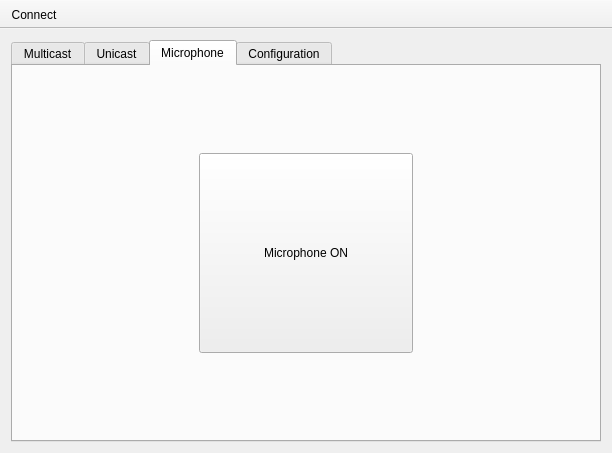
<?xml version="1.0" encoding="UTF-8"?>
<ui version="4.0">
 <class>MainWindow</class>
 <widget class="QMainWindow" name="MainWindow">
  <property name="geometry">
   <rect>
    <x>0</x>
    <y>0</y>
    <width>612</width>
    <height>453</height>
   </rect>
  </property>
  <property name="maximumSize">
   <size>
    <width>793</width>
    <height>548</height>
   </size>
  </property>
  <property name="windowTitle">
   <string>Comm Audio</string>
  </property>
  <widget class="QWidget" name="centralWidget">
   <layout class="QVBoxLayout" name="verticalLayout">
    <item>
     <widget class="QTabWidget" name="tabWidget">
      <property name="enabled">
       <bool>true</bool>
      </property>
      <property name="tabPosition">
       <enum>QTabWidget::North</enum>
      </property>
      <property name="currentIndex">
       <number>2</number>
      </property>
      <property name="iconSize">
       <size>
        <width>16</width>
        <height>16</height>
       </size>
      </property>
      <widget class="QWidget" name="tab_5">
       <attribute name="title">
        <string>Multicast</string>
       </attribute>
       <layout class="QHBoxLayout" name="horizontalLayout_4">
        <item>
         <layout class="QGridLayout" name="gridLayout_2">
          <item row="0" column="1">
           <widget class="QLabel" name="mCurrentSongLabel">
            <property name="font">
             <font>
              <pointsize>12</pointsize>
             </font>
            </property>
            <property name="text">
             <string>Unknown</string>
            </property>
            <property name="alignment">
             <set>Qt::AlignLeading|Qt::AlignLeft|Qt::AlignVCenter</set>
            </property>
           </widget>
          </item>
          <item row="1" column="1">
           <widget class="QLabel" name="mCurrentArtistLabel">
            <property name="font">
             <font>
              <pointsize>12</pointsize>
             </font>
            </property>
            <property name="text">
             <string>Unknown</string>
            </property>
           </widget>
          </item>
          <item row="2" column="1">
           <widget class="QLabel" name="mCurrentAlbumLabel">
            <property name="font">
             <font>
              <pointsize>12</pointsize>
             </font>
            </property>
            <property name="text">
             <string>Unknown</string>
            </property>
           </widget>
          </item>
          <item row="2" column="0">
           <widget class="QLabel" name="label_3">
            <property name="sizePolicy">
             <sizepolicy hsizetype="Maximum" vsizetype="Preferred">
              <horstretch>0</horstretch>
              <verstretch>0</verstretch>
             </sizepolicy>
            </property>
            <property name="font">
             <font>
              <pointsize>12</pointsize>
             </font>
            </property>
            <property name="text">
             <string>Album:</string>
            </property>
           </widget>
          </item>
          <item row="1" column="0">
           <widget class="QLabel" name="label_2">
            <property name="sizePolicy">
             <sizepolicy hsizetype="Maximum" vsizetype="Preferred">
              <horstretch>0</horstretch>
              <verstretch>0</verstretch>
             </sizepolicy>
            </property>
            <property name="font">
             <font>
              <pointsize>12</pointsize>
             </font>
            </property>
            <property name="text">
             <string>Artist:</string>
            </property>
           </widget>
          </item>
          <item row="0" column="0">
           <widget class="QLabel" name="label">
            <property name="sizePolicy">
             <sizepolicy hsizetype="Maximum" vsizetype="Preferred">
              <horstretch>0</horstretch>
              <verstretch>0</verstretch>
             </sizepolicy>
            </property>
            <property name="font">
             <font>
              <pointsize>12</pointsize>
             </font>
            </property>
            <property name="text">
             <string>Song:</string>
            </property>
           </widget>
          </item>
         </layout>
        </item>
        <item>
         <widget class="Line" name="line">
          <property name="orientation">
           <enum>Qt::Vertical</enum>
          </property>
         </widget>
        </item>
        <item>
         <widget class="QWidget" name="verticalWidget" native="true">
          <property name="sizePolicy">
           <sizepolicy hsizetype="Maximum" vsizetype="Preferred">
            <horstretch>0</horstretch>
            <verstretch>0</verstretch>
           </sizepolicy>
          </property>
          <layout class="QVBoxLayout" name="verticalLayout_2">
           <item>
            <widget class="QSlider" name="volumeMulticast">
             <property name="sizePolicy">
              <sizepolicy hsizetype="Fixed" vsizetype="Expanding">
               <horstretch>0</horstretch>
               <verstretch>0</verstretch>
              </sizepolicy>
             </property>
             <property name="maximum">
              <number>100</number>
             </property>
             <property name="pageStep">
              <number>1</number>
             </property>
             <property name="value">
              <number>100</number>
             </property>
             <property name="orientation">
              <enum>Qt::Vertical</enum>
             </property>
            </widget>
           </item>
           <item>
            <widget class="QLabel" name="label_4">
             <property name="font">
              <font>
               <pointsize>12</pointsize>
              </font>
             </property>
             <property name="text">
              <string>Vol</string>
             </property>
            </widget>
           </item>
          </layout>
         </widget>
        </item>
       </layout>
      </widget>
      <widget class="QWidget" name="tab">
       <attribute name="title">
        <string>Unicast</string>
       </attribute>
       <layout class="QHBoxLayout" name="horizontalLayout_5">
        <item>
         <layout class="QVBoxLayout" name="verticalLayout_6">
          <item>
           <layout class="QHBoxLayout" name="horizontalLayout">
            <property name="spacing">
             <number>0</number>
            </property>
            <item>
             <widget class="QListWidget" name="uPlayList">
              <property name="minimumSize">
               <size>
                <width>20</width>
                <height>0</height>
               </size>
              </property>
              <property name="maximumSize">
               <size>
                <width>20</width>
                <height>16777215</height>
               </size>
              </property>
              <property name="font">
               <font>
                <weight>75</weight>
                <bold>true</bold>
               </font>
              </property>
              <property name="styleSheet">
               <string notr="true">border-style:solid;
border-color: black;
border-top-width: 1px;
border-left-width: 1px;
border-bottom-width:1px;</string>
              </property>
              <property name="selectionMode">
               <enum>QAbstractItemView::NoSelection</enum>
              </property>
              <property name="selectionRectVisible">
               <bool>true</bool>
              </property>
             </widget>
            </item>
            <item>
             <widget class="QListWidget" name="uDownloadList">
              <property name="minimumSize">
               <size>
                <width>20</width>
                <height>0</height>
               </size>
              </property>
              <property name="maximumSize">
               <size>
                <width>20</width>
                <height>16777215</height>
               </size>
              </property>
              <property name="font">
               <font>
                <weight>75</weight>
                <bold>true</bold>
               </font>
              </property>
              <property name="styleSheet">
               <string notr="true">border-style:solid;
border-color: black;
border-top-width: 1px;
border-bottom-width:1px;</string>
              </property>
              <property name="selectionMode">
               <enum>QAbstractItemView::NoSelection</enum>
              </property>
              <property name="selectionRectVisible">
               <bool>true</bool>
              </property>
             </widget>
            </item>
            <item>
             <widget class="QListWidget" name="uSongList">
              <property name="styleSheet">
               <string notr="true">border-style:solid;
border-color: black;
border-top-width: 1px;
border-right-width: 1px;
border-bottom-width:1px;</string>
              </property>
              <property name="selectionRectVisible">
               <bool>false</bool>
              </property>
             </widget>
            </item>
           </layout>
          </item>
          <item>
           <layout class="QHBoxLayout" name="horizontalLayout_2">
            <item>
             <widget class="QPushButton" name="uPlayButton">
              <property name="text">
               <string>Play</string>
              </property>
             </widget>
            </item>
            <item>
             <widget class="QPushButton" name="uDownloadButton">
              <property name="text">
               <string>Download</string>
              </property>
             </widget>
            </item>
           </layout>
          </item>
         </layout>
        </item>
        <item>
         <widget class="Line" name="line_2">
          <property name="orientation">
           <enum>Qt::Vertical</enum>
          </property>
         </widget>
        </item>
        <item>
         <widget class="QWidget" name="verticalWidget_2" native="true">
          <property name="sizePolicy">
           <sizepolicy hsizetype="Maximum" vsizetype="Preferred">
            <horstretch>0</horstretch>
            <verstretch>0</verstretch>
           </sizepolicy>
          </property>
          <layout class="QVBoxLayout" name="verticalLayout_3">
           <item>
            <widget class="QSlider" name="volumeUnicast">
             <property name="maximum">
              <number>100</number>
             </property>
             <property name="pageStep">
              <number>1</number>
             </property>
             <property name="value">
              <number>100</number>
             </property>
             <property name="orientation">
              <enum>Qt::Vertical</enum>
             </property>
            </widget>
           </item>
           <item>
            <widget class="QLabel" name="label_5">
             <property name="font">
              <font>
               <pointsize>12</pointsize>
              </font>
             </property>
             <property name="text">
              <string>Vol</string>
             </property>
            </widget>
           </item>
          </layout>
         </widget>
        </item>
       </layout>
      </widget>
      <widget class="QWidget" name="tab_3">
       <attribute name="title">
        <string>Microphone</string>
       </attribute>
       <layout class="QGridLayout" name="gridLayout">
        <item row="0" column="0">
         <widget class="QPushButton" name="micButton">
          <property name="minimumSize">
           <size>
            <width>214</width>
            <height>200</height>
           </size>
          </property>
          <property name="maximumSize">
           <size>
            <width>214</width>
            <height>200</height>
           </size>
          </property>
          <property name="text">
           <string>Microphone ON</string>
          </property>
         </widget>
        </item>
       </layout>
      </widget>
      <widget class="QWidget" name="tab_2">
       <attribute name="title">
        <string>Configuration</string>
       </attribute>
       <layout class="QVBoxLayout" name="verticalLayout_4">
        <item>
         <layout class="QFormLayout" name="formLayout">
          <item row="0" column="0">
           <widget class="QLabel" name="cIPAddressLabel">
            <property name="font">
             <font>
              <pointsize>12</pointsize>
             </font>
            </property>
            <property name="text">
             <string>IP Address:</string>
            </property>
           </widget>
          </item>
          <item row="0" column="1">
           <widget class="QLineEdit" name="cIPAddressText">
            <property name="enabled">
             <bool>true</bool>
            </property>
            <property name="font">
             <font>
              <pointsize>12</pointsize>
             </font>
            </property>
           </widget>
          </item>
          <item row="1" column="0">
           <widget class="QLabel" name="cPortLabel">
            <property name="font">
             <font>
              <pointsize>12</pointsize>
             </font>
            </property>
            <property name="text">
             <string>Port:</string>
            </property>
            <property name="alignment">
             <set>Qt::AlignRight|Qt::AlignTrailing|Qt::AlignVCenter</set>
            </property>
           </widget>
          </item>
          <item row="1" column="1">
           <widget class="QLineEdit" name="cPortText">
            <property name="font">
             <font>
              <pointsize>12</pointsize>
             </font>
            </property>
           </widget>
          </item>
          <item row="2" column="0">
           <widget class="QLabel" name="cFilepathLabel">
            <property name="font">
             <font>
              <pointsize>12</pointsize>
             </font>
            </property>
            <property name="text">
             <string>Download path:</string>
            </property>
            <property name="alignment">
             <set>Qt::AlignRight|Qt::AlignTrailing|Qt::AlignVCenter</set>
            </property>
           </widget>
          </item>
          <item row="2" column="1">
           <widget class="QLineEdit" name="cFilepathText">
            <property name="font">
             <font>
              <pointsize>12</pointsize>
             </font>
            </property>
           </widget>
          </item>
         </layout>
        </item>
        <item>
         <layout class="QHBoxLayout" name="horizontalLayout_3">
          <item>
           <widget class="QPushButton" name="cOKButton">
            <property name="text">
             <string>Save</string>
            </property>
           </widget>
          </item>
          <item>
           <widget class="QPushButton" name="cCancelButton">
            <property name="text">
             <string>Discard</string>
            </property>
            <property name="shortcut">
             <string/>
            </property>
           </widget>
          </item>
         </layout>
        </item>
       </layout>
      </widget>
     </widget>
    </item>
   </layout>
  </widget>
  <widget class="QMenuBar" name="menuBar">
   <property name="geometry">
    <rect>
     <x>0</x>
     <y>0</y>
     <width>612</width>
     <height>21</height>
    </rect>
   </property>
  </widget>
  <widget class="QToolBar" name="mainToolBar">
   <property name="enabled">
    <bool>true</bool>
   </property>
   <property name="movable">
    <bool>false</bool>
   </property>
   <attribute name="toolBarArea">
    <enum>TopToolBarArea</enum>
   </attribute>
   <attribute name="toolBarBreak">
    <bool>false</bool>
   </attribute>
   <addaction name="actionConnectDisconnect"/>
  </widget>
  <widget class="QStatusBar" name="statusBar">
   <property name="sizePolicy">
    <sizepolicy hsizetype="Preferred" vsizetype="Ignored">
     <horstretch>0</horstretch>
     <verstretch>0</verstretch>
    </sizepolicy>
   </property>
  </widget>
  <action name="actionConnectDisconnect">
   <property name="text">
    <string>Connect</string>
   </property>
  </action>
 </widget>
 <layoutdefault spacing="6" margin="11"/>
 <tabstops>
  <tabstop>tabWidget</tabstop>
  <tabstop>uPlayList</tabstop>
  <tabstop>uDownloadList</tabstop>
  <tabstop>uSongList</tabstop>
  <tabstop>uPlayButton</tabstop>
  <tabstop>uDownloadButton</tabstop>
 </tabstops>
 <resources/>
 <connections/>
</ui>
